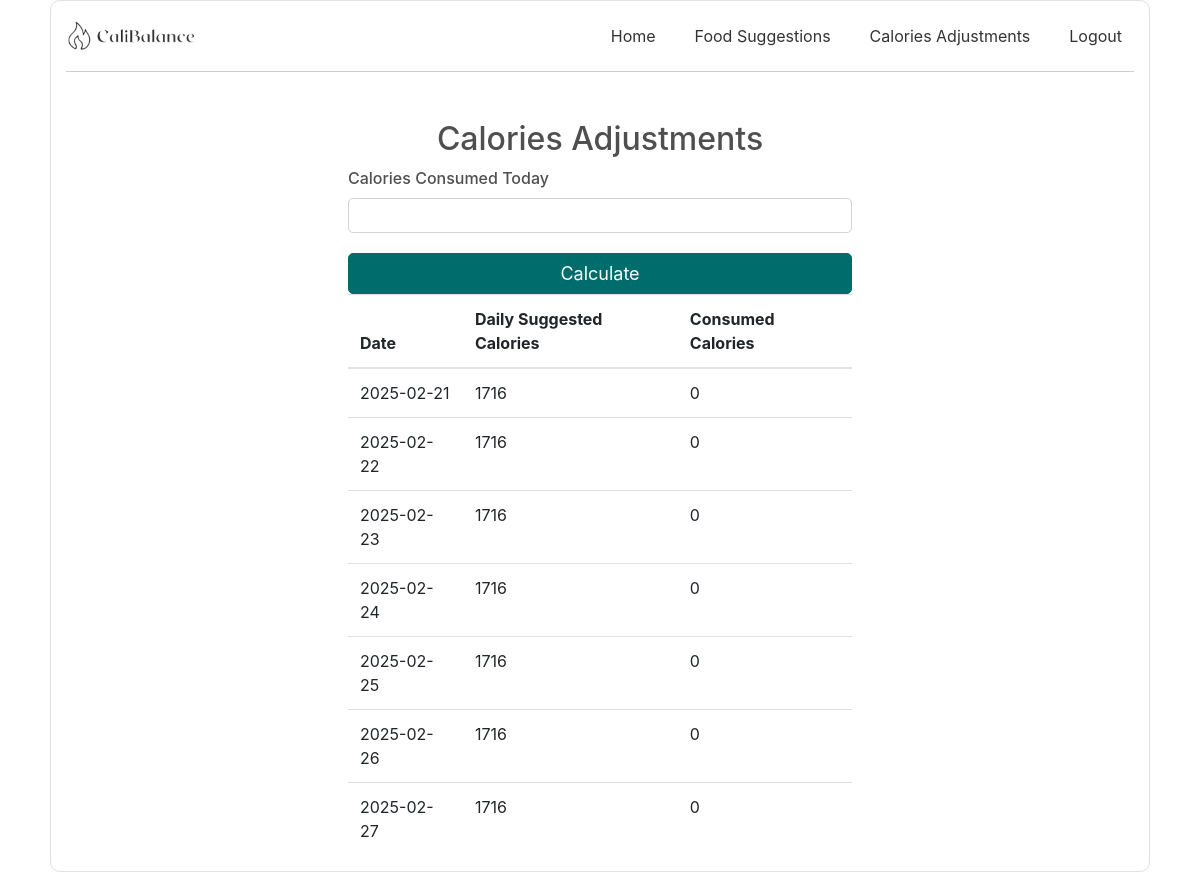
The app's page /calories-adjustments (signed in) with its own data.
### tables this page shows
CREATE TABLE calories (
                        id INTEGER PRIMARY KEY AUTOINCREMENT,
                        user_id INTEGER,
                        date DATE,
                        daily_calories INTEGER,
                        consumed_calories INTEGER,
                        FOREIGN KEY (user_id) REFERENCES users (id)
                      );

### app.py (the view, shortened to what this page needs)
@app.route('/calories-adjustments', methods=['GET', 'POST'])
def calories_adjustments():
    user = query_db('SELECT * FROM users WHERE username = ?', [session['username']], one=True)
    if not user:
        return redirect(url_for('login'))
    user_id = user[0]
    today = datetime.now().strftime('%Y-%m-%d')
    start_date = datetime.now() - timedelta(days=6)
    records = query_db('''
        SELECT id, date, daily_calories, consumed_calories
        FROM calories
        WHERE user_id = ? AND date >= ?
        ORDER BY date ASC
    ''', [user_id, start_date.strftime('%Y-%m-%d')])
    return render_template('calories_adjustments.html', records=records)

### app.py (called while the page is built)
def get_db():
    db = getattr(g, '_database', None)
    if db is None:
        db = g._database = sqlite3.connect(DATABASE)
    return db

@app.teardown_appcontext
def close_connection(exception):
    db = getattr(g, '_database', None)
    if db is not None:
        db.close()

def query_db(query, args=(), one=False):
    cur = get_db().execute(query, args)
    rv = cur.fetchall()
    cur.close()
    return (rv[0] if rv else None) if one else rv

@app.before_request
def before_request():
    open_routes = ['login', 'signup', 'static']  # Allow these pages
    if request.endpoint not in open_routes and 'username' not in session:
        return redirect(url_for('login'))
    if request.endpoint in ['login', 'signup'] and 'username' in session:
        return redirect(url_for('index'))

### templates/calories_adjustments.html (shortened to what this page needs)
<!DOCTYPE html>
<html lang="en">
<head>
    <link rel="stylesheet" href="https://stackpath.bootstrapcdn.com/bootstrap/4.5.2/css/bootstrap.min.css">
    <link rel="stylesheet" href="{{ url_for('static', filename='css/Calc-style.css') }}">
</head>
<body>
    <div class="ms-cl" id="ms_cl">
        <div class="container cl-wrapper main-calc">
            <div class="navbar-wrapper">
                <div class="row align-items-center d-flex">
                    <div class="col-md-3 d-flex justify-content-start">
                        <img class="logo img-fluid" src="{{ url_for('static', filename='assets/logo-no-bg.png') }}" alt="Logo">
                    </div>
                    <div class="col-md-9">
                        <nav>
                            <ul class="d-flex justify-content-end flex-nowrap">
                                <ul class="d-flex justify-content-end flex-nowrap">
                                    <li><a href="/">Home</a></li>
                                    <li><a href="/food-suggestions">Food Suggestions</a></li>
                                    <li><a href="/calories-adjustments">Calories Adjustments</a></li>
                                    {% if 'username' in session %}
                                        <li><a href="/logout">Logout</a></li>
                                    {% else %}
                                        <li><a href="/login">Login</a></li>
                                        <li><a href="/signup">Signup</a></li>
                                    {% endif %}
                                </ul>
                            </ul>
                        </nav>
                    </div>
                </div>
            </div>
    <div class="container">
        <h2 class="text-center mt-5">Calories Adjustments</h2>
        <div class="row justify-content-center">
            <div class="col-md-6">
                <form method="POST">
                    <div class="form-group">
                        <label for="consumed_calories">Calories Consumed Today</label>
                        <input type="number" class="form-control" id="consumed_calories" name="consumed_calories" required>
                    </div>
                    <button type="submit" class="btn btn-primary btn-block">Calculate</button>
                </form>
                <table class="table">
                    <thead>
                        <tr>
                            <th>Date</th>
                            <th>Daily Suggested Calories</th>
                            <th>Consumed Calories</th>
                        </tr>
                    </thead>
                    <tbody>
                        {% for record in records %}
                        <tr>
                            <td>{{ record[1] }}</td>
                            <td>{{ record[2]-record[3] }}</td>
                            <td>{{ record[3] }}</td>
                        </tr>
                        {% endfor %}
                    </tbody>
                </table>
            </div>
        </div>
    </div>
</div>
</body>
</html>

### static/css/Calc-style.css (style rules this page uses)
:root { --Calc-primary-color: #006D6D; --Calc-secondary-color: #EA713C; }
.ms-cl { line-height: 1.5; font-family: inherit; }
.ms-cl .container { width: 100%; padding-right: 15px; padding-left: 15px; margin-right: auto; margin-left: auto; font-size: 1rem; font-weight: 400; line-height: 1.5; color: #4f4f4f; text-align: left; }
.ms-cl label { display: inline-block; margin-bottom: .5rem; font-size: 16px; font-weight: 500; }
.ms-cl .h1, .ms-cl .h2, .ms-cl .h3, .ms-cl .h4, .ms-cl .h5, .ms-cl .h6, .ms-cl h1, .ms-cl h2, .ms-cl h3, .ms-cl h4, .ms-cl h5, .ms-cl h6 { margin-bottom: .5rem; font-weight: 500; line-height: 1.2; }
.ms-cl h1, .ms-cl h2, .ms-cl h3, .ms-cl h4, .ms-cl h5, .ms-cl h6 { margin-top: 0; margin-bottom: .5rem; }
.ms-cl .row { display: -ms-flexbox; display: flex; -ms-flex-wrap: wrap; flex-wrap: wrap; margin-right: -15px; margin-left: -15px; }
.ms-cl .col-md-1, .ms-cl .col-md-10, .ms-cl .col-md-11, .ms-cl .col-md-12, .ms-cl .col-md-2, .ms-cl .col-md-3, .ms-cl .col-md-4, .ms-cl .col-md-5, .ms-cl .col-md-6, .ms-cl .col-md-7, .ms-cl .col-md-8, .ms-cl .col-md-9 { position: relative; padding-right: 15px; padding-left: 15px; }
.ms-cl .form-group { margin-bottom: 1rem; }
.ms-cl .form-control { display: block; width: 100%; height: 35px; padding: 0.275rem 0.75rem; font-size: 16px; font-weight: 400; line-height: 1.5; color: #495057; background-color: #fff; background-clip: padding-box; border: 1px solid #ced4da; border-radius: 5px; transition: border-color .15s ease-in-out, box-shadow .15s ease-in-out; }
.ms-cl .text-center { text-align: center !important; }
.ms-cl .btn { display: inline-block; font-weight: 400; color: #212529; text-align: center; vertical-align: middle; cursor: pointer; -webkit-user-select: none; -moz-user-select: none; -ms-user-select: none; user-select: none; background-color: transparent; border: 1px solid transparent; padding: .375rem .75rem; font-size: 14px; font-family: inherit; line-height: 1.5; border-radius: 5px; transition: color .15s ease-in-out, background-color .15s ease-in-out, border-color .15s ease-in-out, box-shadow .15s ease-in-out; }
.ms-cl .btn-primary { color: #fff; background: #006D6D; border-color: #006D6D; padding: 0.375rem 1.2rem; display: block; width: 100%; font-size: 18px; margin-top: 20px; }
.ms-cl .cl-wrapper { position: relative; border: 1px solid #e1e1e1; border-radius: 10px; background: #ffffff; transition: all 1s ease-in-out; }
.ms-cl .main-calc { transform: translateX(0px); opacity: 1; }
@media (min-width: 576px) { .ms-cl .container { max-width: 540px; } }
@media (min-width: 768px) { .ms-cl .container { max-width: 600px; } }
@media (min-width: 768px) { .ms-cl .col-md-6 { -ms-flex: 0 0 50%; flex: 0 0 50%; max-width: 50%; } }
@media (min-width: 768px) { .ms-cl .col-md-3 { -ms-flex: 0 0 25%; flex: 0 0 25%; max-width: 25%; } }
@media (min-width: 992px) { .ms-cl .container { max-width: 900px; } }
@media (min-width: 1200px) { .ms-cl .container { max-width: 1100px; } }
.logo { max-width: 130px; }
nav ul { list-style: none; padding: 0; margin: 0; display: flex; justify-content: flex-end; align-items: center; gap: 15px; }
nav ul li { display: inline-block; }
nav ul li a { text-decoration: none; color: #333; padding: 8px 12px; }
.navbar-wrapper { padding-top: 20px; padding-bottom: 20px; border-bottom: 1px solid #cdcdcd; }

### records on screen
calories: date "2025-02-21", record[2]-record[3] "1716", consumed_calories "0"
calories: date "2025-02-22", record[2]-record[3] "1716", consumed_calories "0"
calories: date "2025-02-23", record[2]-record[3] "1716", consumed_calories "0"
calories: date "2025-02-24", record[2]-record[3] "1716", consumed_calories "0"
calories: date "2025-02-25", record[2]-record[3] "1716", consumed_calories "0"
calories: date "2025-02-26", record[2]-record[3] "1716", consumed_calories "0"
calories: date "2025-02-27", record[2]-record[3] "1716", consumed_calories "0"
